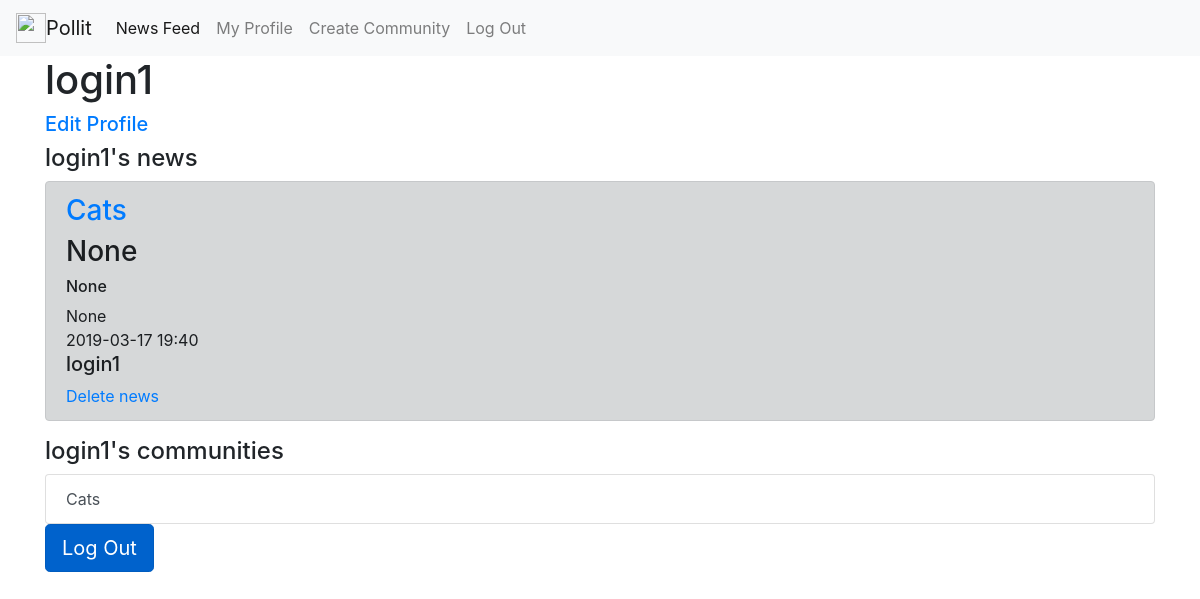
Screenshot of /profile/login1 (signed in) with the database file from the repository.
### tables this page shows
CREATE TABLE users 
                            (id INTEGER PRIMARY KEY AUTOINCREMENT, 
                             user_name VARCHAR(50),
                             password_hash VARCHAR(128),
                             communities VARCHAR(1000)
                             );

CREATE TABLE communities 
                            (id INTEGER PRIMARY KEY AUTOINCREMENT,
                             title VARCHAR(100),
                             bio VARCHAR(1000),
                             users VARCHAR(10000)
                             );

CREATE TABLE news 
                            (id INTEGER PRIMARY KEY AUTOINCREMENT,
                             community INTEGER, 
                             title VARCHAR(100),
                             hashtag VARCHAR(100),
                             content VARCHAR(1000),
                             date VARCHAR(1000),
                             user_id INTEGER
                             );

### main.py (the view)
@app.route('/profile/<user_name>', methods=['GET', 'POST'])
def profile(user_name):
    if 'username' not in session:
        return redirect('/login')
    user_id = session['user_id']
    user = user_model.get_name(user_name)[0]
    news = [(tuply[0], community_model.get(tuply[1])[1], tuply[2], tuply[3], tuply[4], tuply[5], user_name)
            for tuply in NewsModel(db.get_connection()).get_all(user)][::-1]
    comm = UserModel(db.get_connection()).get(user)[3].split()
    communities = [community_model.get(int(i))[1] for i in comm]
    return render_template('profile.html', user_name=user_name, news=news, communities=communities)

### models.py (called while the page is built)
    def get_connection(self):
        return self.conn

    def get(self, user_id):
        cursor = self.connection.cursor()
        cursor.execute("SELECT * FROM users WHERE id = ?", (str(user_id), ))
        row = cursor.fetchone()
        return row

    def get_name(self, user_name):
        cursor = self.connection.cursor()
        cursor.execute("SELECT * FROM users WHERE user_name = ?", (str(user_name), ))
        row = cursor.fetchone()
        return row

    def get_all(self, user_id=None, community_id=None):
        cursor = self.connection.cursor()
        if user_id:
            cursor.execute("SELECT * FROM news WHERE user_id = ?",
                           (str(user_id), ))
        elif community_id:
            cursor.execute("SELECT * FROM news WHERE community = ?",
                           (str(community_id),))
        else:
            cursor.execute("SELECT * FROM news")
        rows = cursor.fetchall()
        return rows

    def get(self, community_id):
        cursor = self.connection.cursor()
        cursor.execute("SELECT * FROM communities WHERE id = ?", (str(community_id), ))
        row = cursor.fetchone()
        return row

### templates/profile.html
{% extends "base.html" %}
{% block content %}
    <h1>{{ user_name }}</h1>
    {% if user_name == session['username'] %}
        <h5><a href="/profile/{{ user_name }}/edit">Edit Profile</a></h5>
    {% endif %}
    <h4>{{ user_name }}'s news</h4>
    {% for item in news %}
    <div class="alert alert-dark" role="alert">
        <h3><a href="/community/{{ item[1] }}">{{ item[1] }}</a></h3>
        <h3>{{ item[3] }}</h3>
        <h6>{{ item[2] }}</h6>
        <div>{{ item[4] }}</div>
        <div>{{ item[5] }}</div>
        <h5>{{ item[6] }}</h5>
        {% if user_name == session['username'] %}
            <a href="/delete_news/{{item[0]}}">Delete news</a>
        {% endif %}
    </div>
    {% endfor %}
    <h4>{{ user_name }}'s communities</h4>
    <div class="list-group">
    {% for item in communities %}
        <a href="/community/{{ item }}" class="list-group-item list-group-item-action">{{ item }}</a>
    {% endfor %}
    </div>
    {% if user_name == session['username'] %}
        <a href="/logout" class="btn btn-primary btn-lg active" role="button" aria-pressed="true">Log Out</a>
    {% endif %}
{% endblock %}

### rows the page displays
users: user_name "login1", title "Cats", item "None", date "2019-03-17 19:40"
communities: title "Cats"
